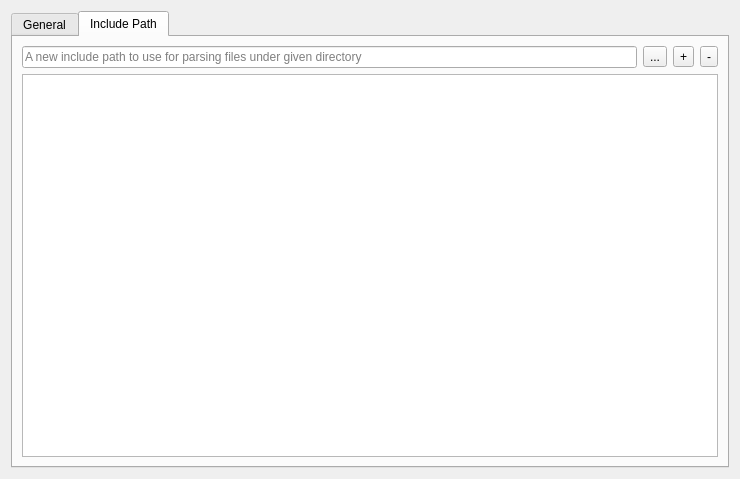
<?xml version="1.0" encoding="UTF-8"?>
<ui version="4.0">
 <class>ProjectConfig</class>
 <widget class="QWidget" name="ProjectConfig">
  <property name="geometry">
   <rect>
    <x>0</x>
    <y>0</y>
    <width>740</width>
    <height>479</height>
   </rect>
  </property>
  <layout class="QVBoxLayout" name="verticalLayout">
   <item>
    <widget class="QTabWidget" name="tabWidget">
     <property name="currentIndex">
      <number>1</number>
     </property>
     <widget class="QWidget" name="tab1">
      <attribute name="title">
       <string>General</string>
      </attribute>
      <layout class="QGridLayout" name="gridLayout_2">
       <item row="0" column="0">
        <layout class="QFormLayout" name="formLayout">
         <item row="0" column="1">
          <widget class="QLineEdit" name="editPathDSI">
           <property name="placeholderText">
            <string>Full path to DragonScript interpreter (dsi), leave empty for default</string>
           </property>
          </widget>
         </item>
         <item row="0" column="0">
          <widget class="QLabel" name="label">
           <property name="text">
            <string>DragonScript Interpreter</string>
           </property>
          </widget>
         </item>
        </layout>
       </item>
      </layout>
     </widget>
     <widget class="QWidget" name="tab2">
      <attribute name="title">
       <string>Include Path</string>
      </attribute>
      <layout class="QGridLayout" name="gridLayout">
       <item row="0" column="0">
        <layout class="QVBoxLayout" name="verticalLayout_2" stretch="0,1">
         <item>
          <layout class="QHBoxLayout" name="horizontalLayout_2" stretch="1,0,0,0">
           <item>
            <widget class="QLineEdit" name="editPathInclude">
             <property name="placeholderText">
              <string>A new include path to use for parsing files under given directory</string>
             </property>
            </widget>
           </item>
           <item>
            <widget class="QToolButton" name="btnPathIncludeSelect">
             <property name="sizePolicy">
              <sizepolicy hsizetype="Minimum" vsizetype="Fixed">
               <horstretch>0</horstretch>
               <verstretch>0</verstretch>
              </sizepolicy>
             </property>
             <property name="text">
              <string>...</string>
             </property>
            </widget>
           </item>
           <item>
            <widget class="QToolButton" name="btnPathIncludeAdd">
             <property name="text">
              <string>+</string>
             </property>
            </widget>
           </item>
           <item>
            <widget class="QToolButton" name="btnPathIncludeRemove">
             <property name="text">
              <string>-</string>
             </property>
            </widget>
           </item>
          </layout>
         </item>
         <item>
          <widget class="QListView" name="listPathInclude">
           <property name="alternatingRowColors">
            <bool>false</bool>
           </property>
           <property name="uniformItemSizes">
            <bool>true</bool>
           </property>
          </widget>
         </item>
        </layout>
       </item>
      </layout>
     </widget>
    </widget>
   </item>
  </layout>
 </widget>
 <resources/>
 <connections/>
</ui>
